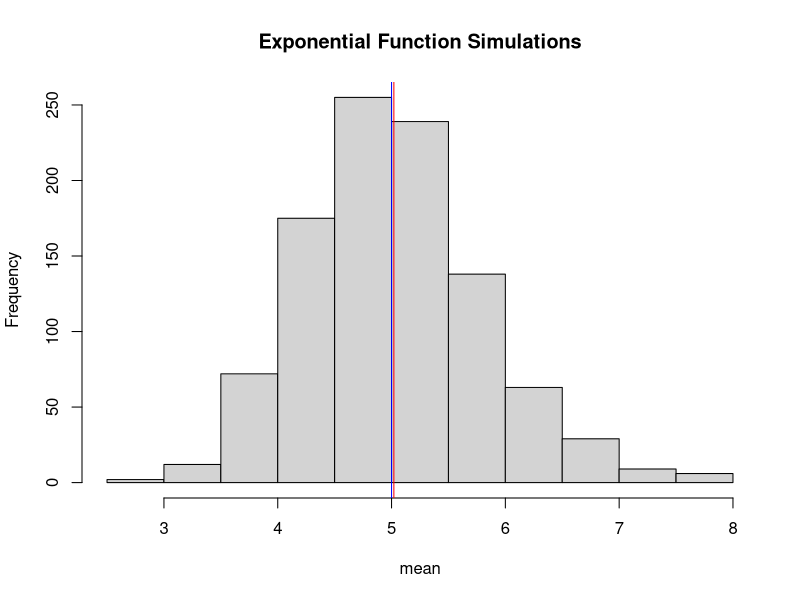
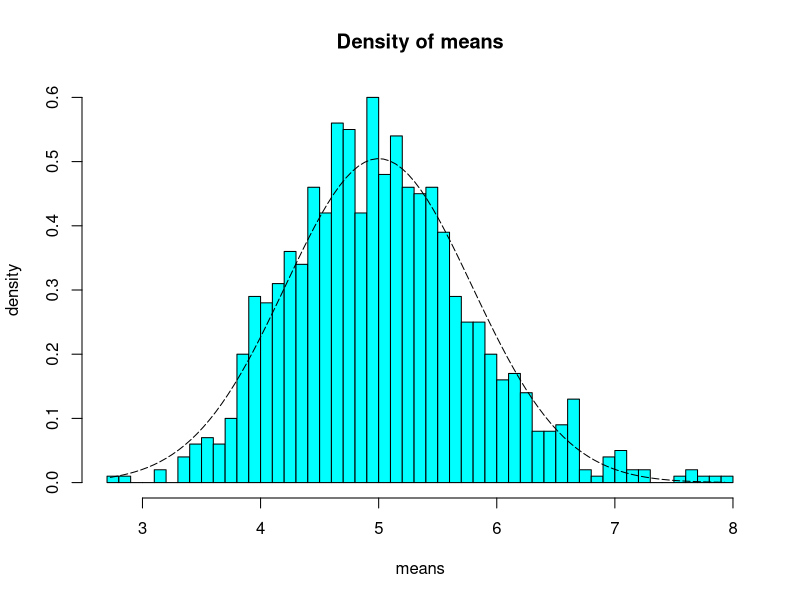
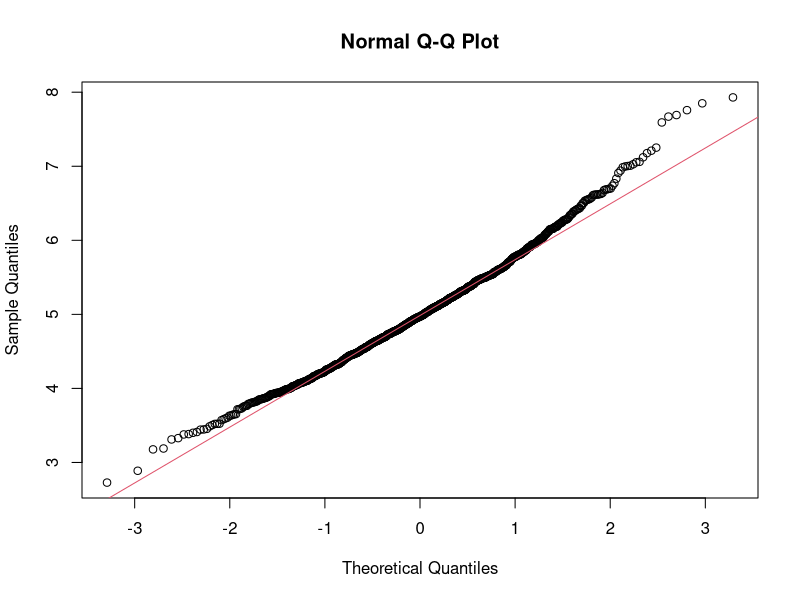

Recreate these plots in R, in order.
## ---- chunk 1
library(tidyverse)
## ---- chunk 2
# set seed for reproducability
set.seed(84)

# set lambda to 0.2
lambda <- 0.2

# 40 samples
n <- 40

# 1000 simulations
sims <- 1000

# simulate
sim_expo <- replicate(sims, rexp(n, lambda))

# calculate mean of exponentials
mean_expo <- apply(sim_expo, 2, mean)
## ---- chunk 3
# analytical mean
analytical_mean <- mean(mean_expo)
analytical_mean
## ---- chunk 4
# Theoratical mean
theory_mean <- 1/lambda
theory_mean
## ---- chunk 5
# visualization

hist(mean_expo, 
     xlab = "mean",
     main = "Exponential Function Simulations")
abline(v = analytical_mean, col = "red")
abline(v = theory_mean, col = "blue")
## ---- chunk 6
# standard deviation of distribution
sd_dist <- sd(mean_expo)
sd_dist
## ---- chunk 7
# standard deviation from analytical expression
sd_theory <- (1/lambda)/sqrt(n)
sd_theory
## ---- chunk 8
# variance of distribution
var_dist <- sd_dist^2
var_dist
## ---- chunk 9
# variance from analytical expression
var_theory <- ((1/lambda)*(1/sqrt(n)))^2
var_theory
## ---- chunk 10
xfit <- seq(min(mean_expo), max(mean_expo), length=100)
yfit <- dnorm(xfit, mean=1/lambda, sd=(1/lambda/sqrt(n)))

hist(mean_expo, breaks=n, prob=T, col="cyan",
     xlab = "means", 
     ylab="density", 
     main="Density of means")
lines(xfit, yfit, pch=22, col="black", lty=5)
## ---- chunk 11
# compare the distribution of averages of 40 exponentials to a normal distribution
qqnorm(mean_expo)
qqline(mean_expo, col = 2)
